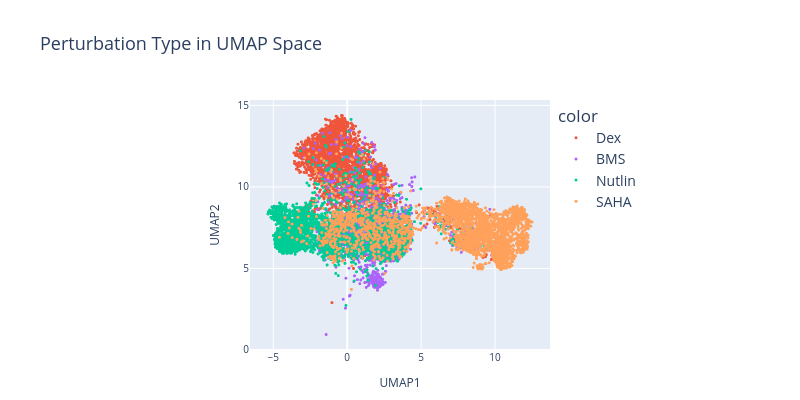

Notebook code cell kept with this figure:
### Code cell
fig = px.scatter(
    x=adata.obsm["X_umap"][:, 0],
    y=adata.obsm["X_umap"][:, 1],
    color=adata.obs["perturbation"],
    title="Perturbation Type in UMAP Space",
    labels={"x": "UMAP1", "y": "UMAP2"},
    width=fig_width,
    height=400,
    color_discrete_map=cluster_colors,
    category_orders={"perturbation": list(cluster_colors.keys())},
)
fig.update_traces(marker=dict(size=3))

# Apply custom font sizes from earlier variables
fig.update_layout(
    title_font=dict(size=title_fontsize),
    font=dict(size=legend_fontsize),  # base font (ticks/legend unless overridden)
    legend=dict(font=dict(size=legend_fontsize)),
    margin=dict(l=250, r=250, t=100, b=50)
)

# Axis title and tick font tuning (slightly smaller than legend for balance)
axis_title_size = max(legend_fontsize - 2, int(0.85 * legend_fontsize))
axis_tick_size = max(legend_fontsize - 4, int(0.7 * legend_fontsize))
fig.update_xaxes(title_font=dict(size=axis_title_size), tickfont=dict(size=axis_tick_size))
fig.update_yaxes(title_font=dict(size=axis_title_size), tickfont=dict(size=axis_tick_size))

fig.show()

# Save plot (keep higher resolution export)
# fig.write_html("figures/perturbation/perturbation_umap.html")
fig.write_image("figures/perturbation/perturbation_umap.png", width=fig_width, height=400, scale=2)

### Figure 1 — Plotly figure (JSON) as saved in the notebook; plotly's stock layout.template omitted (floating-point values rounded to 4 significant figures; data arrays with more than 128 entries replaced by an {"elided": "..."} marker saying what was removed)
{"data": [{"hovertemplate": "color=Dex<br>UMAP1=%{x}<br>UMAP2=%{y}<extra></extra>", "legendgroup": "Dex", "marker": {"color": "#EF553B", "size": 3, "symbol": "circle"}, "mode": "markers", "name": "Dex", "showlegend": true, "type": "scattergl", "x": {"elided": "2751 float values"}, "xaxis": "x", "y": {"elided": "2751 float values"}, "yaxis": "y"}, {"hovertemplate": "color=BMS<br>UMAP1=%{x}<br>UMAP2=%{y}<extra></extra>", "legendgroup": "BMS", "marker": {"color": "#AB63FA", "size": 3, "symbol": "circle"}, "mode": "markers", "name": "BMS", "showlegend": true, "type": "scattergl", "x": {"elided": "1607 float values"}, "xaxis": "x", "y": {"elided": "1607 float values"}, "yaxis": "y"}, {"hovertemplate": "color=Nutlin<br>UMAP1=%{x}<br>UMAP2=%{y}<extra></extra>", "legendgroup": "Nutlin", "marker": {"color": "#00CC96", "size": 3, "symbol": "circle"}, "mode": "markers", "name": "Nutlin", "showlegend": true, "type": "scattergl", "x": {"elided": "2482 float values"}, "xaxis": "x", "y": {"elided": "2482 float values"}, "yaxis": "y"}, {"hovertemplate": "color=SAHA<br>UMAP1=%{x}<br>UMAP2=%{y}<extra></extra>", "legendgroup": "SAHA", "marker": {"color": "#FFA15A", "size": 3, "symbol": "circle"}, "mode": "markers", "name": "SAHA", "showlegend": true, "type": "scattergl", "x": {"elided": "2849 float values"}, "xaxis": "x", "y": {"elided": "2849 float values"}, "yaxis": "y"}], "layout": {"font": {"size": 14}, "height": 400, "legend": {"font": {"size": 14}, "title": {"text": "color"}, "tracegroupgap": 0}, "margin": {"b": 50, "l": 250, "r": 250, "t": 100}, "title": {"font": {"size": 18}, "text": "Perturbation Type in UMAP Space"}, "width": 800, "xaxis": {"anchor": "y", "domain": [0, 1], "tickfont": {"size": 10}, "title": {"font": {"size": 12}, "text": "UMAP1"}}, "yaxis": {"anchor": "x", "domain": [0, 1], "tickfont": {"size": 10}, "title": {"font": {"size": 12}, "text": "UMAP2"}}}}
